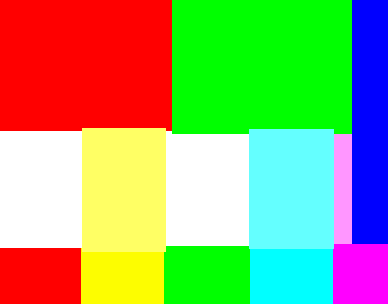
#> input picture color/images/color.png, 388 x 304 px
$ jupyter execute conv_cmyk_func.ipynb
#> lines starting #> are read from the running program, lines starting #| are printed output that depends on the picture; after the words box and inside, x2 and y2 are one past the last pixel; in counts of white or black regions, pixels touching at a corner belong together
#> further down, img_rgb is the input picture: shape (304, 388, 3); mean B, G, R 112, 169.1, 150.7
[cell 1]
import cv2
import numpy as np
import matplotlib.pyplot as plt

[cell 2]
def ShowImage(img, gray):
#> called with gray = False
    plt.axis("off")
    if gray:
        plt.imshow(img, cmap='gray')
    else:
        plt.imshow(img)
    plt.show()

[cell 3]
def rgb_to_cmyk(img, rgb_scale, cmyk_scale):
#> called with rgb_scale = 255, cmyk_scale = 255
    R = img[:, :, 2].astype(np.float16)/rgb_scale
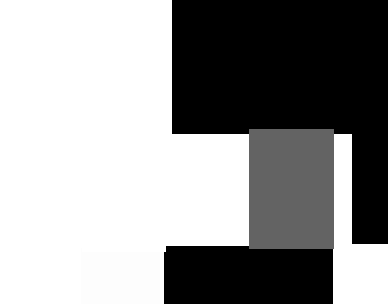
#> R: shape (304, 388) float16; min 0, max 1, mean 0.591
    G = img[:, :, 1].astype(np.float16)/rgb_scale
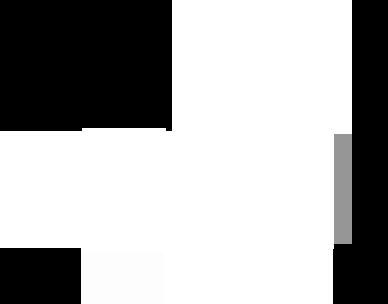
#> G: shape (304, 388) float16; min 0, max 1, mean 0.663
    B = img[:, :, 0].astype(np.float16)/rgb_scale
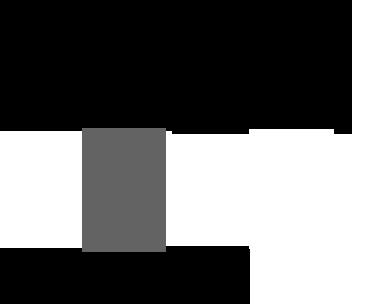
#> B: shape (304, 388) float16; min 0, max 1, mean 0.439

    C, M, Y = 1 - R, 1 - G, 1 - B
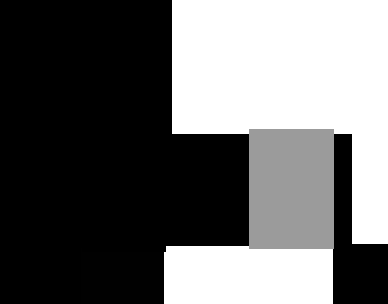
#> C: shape (304, 388) float16; min 0, max 1, mean 0.409
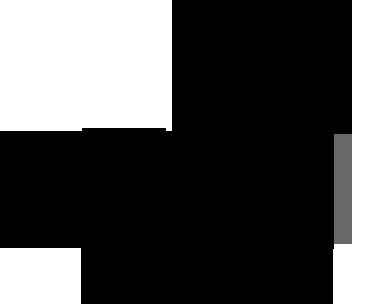
#> M: shape (304, 388) float16; min 0, max 1, mean 0.337
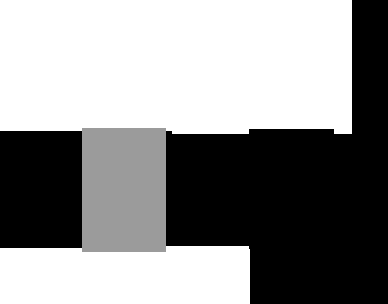
#> Y: shape (304, 388) float16; min 0, max 1, mean 0.561
    min_cym = np.minimum.reduce([C, M, Y])
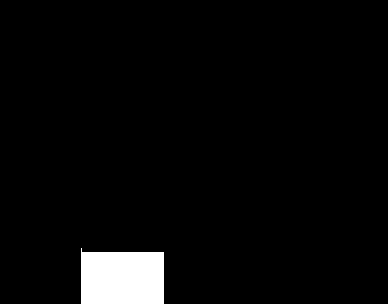
#> min_cym: shape (304, 388) float16; values 0 (black) and 0.00781 (white), 3.7% white; 1 white region, box (x1, y1, x2, y2) and area: (81, 248, 164, 304) 4320

    C = (C-min_cym)*cmyk_scale
    M = (M-min_cym)*cmyk_scale
    Y = (Y-min_cym)*cmyk_scale
    K = min_cym*cmyk_scale
    return C.astype(np.uint8),M.astype(np.uint8),Y.astype(np.uint8),K.astype(np.uint8)

[cell 4]
img_rgb = cv2.imread('./images/color.png')

[cell 5]
ShowImage(cv2.cvtColor(img_rgb, cv2.COLOR_BGR2RGB), False)

[cell 6]
c, m, y, k = rgb_to_cmyk(img_rgb, 255, 255)

[cell 7]
print(np.amax(c),np.amax(m),np.amax(y), np.amax(k))
#| 255 255 255 1

[cell 8]
ShowImage(c, True)
